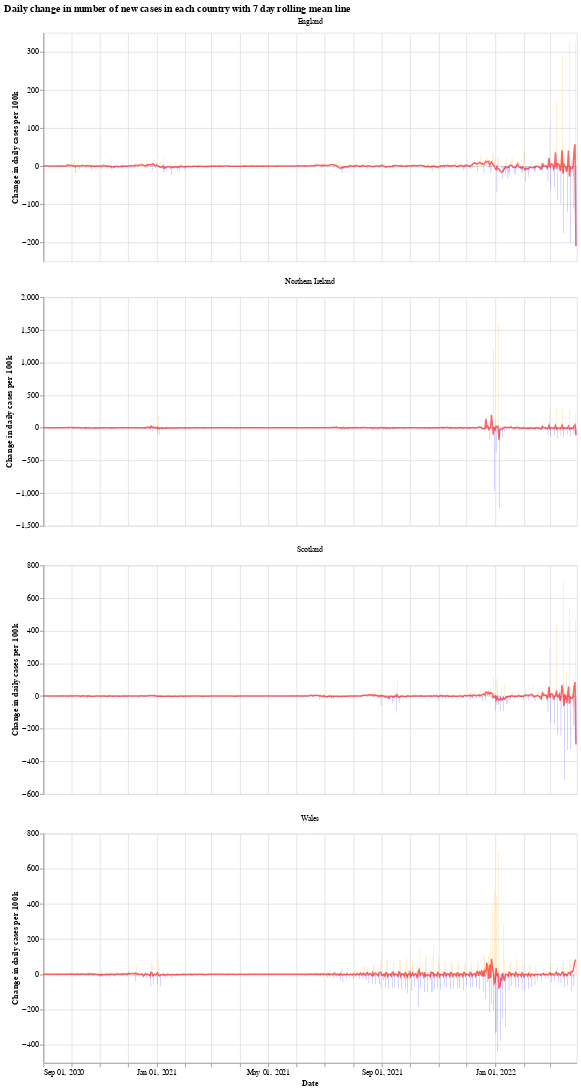

Notebook cell for this chart:
### Markdown cell above
We will use the Python library `Altair` for visualising the data, see the [altair docs](https://altair-viz.github.io/) for more information.

First we have a graph which shows the daily change in the number of new cases for each country. This number jumps up and down all over the place, which is likely due to delay in reporting of new cases over the weekend. Another interesting thing is that it looks like the daily cases in Wales experienced a much shorter period of calm over the summer (calm in the sense of daily cases not jumping up and down).

The orange bars are days when the number of new cases (per 100k population) was more than the previous day, while the blue are days when the number of new cases dropped. The red line is the 7 day moving average. 

When the moving average line is below 0, it means that there is a consistent drop in new cases. We can see this clearly happening around the times that lockdowns were introduced (though, to varying degrees). I will update the graphs soon with a marker of when each lockdown started.

### Code cell
# collapse
import altair as alt

bars = alt.Chart(uk_cases).mark_bar().encode(
    x=alt.X("yearmonthdate(date):T", axis=alt.Axis(title='Date')),
    y=alt.Y("casesChangeRate:Q", axis=alt.Axis(title='Change in daily cases per 100k')),
    tooltip='casesChange',
    color=alt.condition(
        alt.datum.casesChangeRate > 0,
        alt.value("orange"),  # The positive color
        alt.value("blue")  # The negative color
    )
).properties(title='Daily change in number of new cases with 7 day rolling mean',width=700).interactive()

line = alt.Chart(uk_cases).mark_line(
    color='red',
    size=2,
    opacity=0.6
).transform_window(
    rolling_mean='mean(casesChangeRate)',
    frame=[0, 7],
    groupby=['areaName']
).encode(
    x='yearmonthdate(date):T',
    y='rolling_mean:Q'
)

alt.layer(bars, line, data=uk_cases).facet(alt.Column(
    'areaName', title=''), columns=1).resolve_scale(y='independent').properties(title='Daily change in number of new cases in each country with 7 day rolling mean line')

### Figure 1 — Vega-Lite specification as saved in the notebook (floating-point values rounded to 4 significant figures; data arrays with more than 128 entries replaced by an {"elided": "..."} marker saying what was removed)
{"config": {"view": {"continuousWidth": 400, "continuousHeight": 300}}, "data": {"name": "data-63b8ae382d777bef0db011c663b3cc4e"}, "facet": {"type": "nominal", "field": "areaName", "title": ""}, "spec": {"layer": [{"mark": "bar", "encoding": {"color": {"condition": {"value": "orange", "test": "(datum.casesChangeRate > 0)"}, "value": "blue"}, "tooltip": {"type": "quantitative", "field": "casesChange"}, "x": {"type": "temporal", "axis": {"title": "Date"}, "field": "date", "timeUnit": "yearmonthdate"}, "y": {"type": "quantitative", "axis": {"title": "Change in daily cases per 100k"}, "field": "casesChangeRate"}}, "selection": {"selector001": {"type": "interval", "bind": "scales", "encodings": ["x", "y"]}}, "title": "Daily change in number of new cases with 7 day rolling mean", "width": 700}, {"mark": {"type": "line", "color": "red", "opacity": 0.6, "size": 2}, "encoding": {"x": {"type": "temporal", "field": "date", "timeUnit": "yearmonthdate"}, "y": {"type": "quantitative", "field": "rolling_mean"}}, "transform": [{"window": [{"op": "mean", "field": "casesChangeRate", "as": "rolling_mean"}], "frame": [0, 7], "groupby": ["areaName"]}]}]}, "columns": 1, "resolve": {"scale": {"y": "independent"}}, "title": "Daily change in number of new cases in each country with 7 day rolling mean line", "$schema": "https://vega.github.io/schema/vega-lite/v4.8.1.json", "datasets": {"data-63b8ae382d777bef0db011c663b3cc4e": {"elided": "2300 records"}}}
